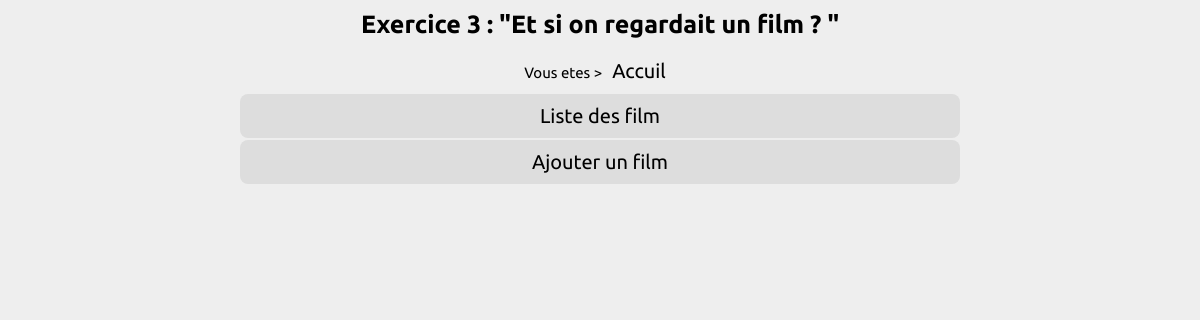
The page / on the database its author committed.
### tables this page shows
CREATE TABLE `pages` (
  `pa_id` int(11) NOT NULL,
  `pa_title` varchar(255) NOT NULL,
  `pa_keywords` varchar(255) NOT NULL,
  `pa_description` varchar(255) NOT NULL,
  `pa_content` varchar(50) NOT NULL,
  `pa_parent_id` int(11) NOT NULL DEFAULT '1'
);

### inc/functions.inc.php (the view, shortened to what this page needs)
<?php
require_once('init.inc.php');
	function displayPath($idPage){
		global $connection;
		$chemin_complet = "";
		if($idPage != 0){
			$sql = "SELECT pa_parent_id, pa_title FROM pages WHERE pa_id = ? ";
			$req = $connection->prepare($sql);
			$req->execute(array($idPage));
			$datas = $req->fetch(PDO::FETCH_OBJ);
			$chemin_page_en_cours = " ><a href='?page=".$idPage."'>".$datas->pa_title."</a>";
			$chemin_complet = displayPath($datas->pa_parent_id).$chemin_page_en_cours;
		}
		return $chemin_complet;
	}
	function displayMenu($idPage){
		global $connection;
		$sql = "SELECT pa_id, pa_title FROM pages WHERE pa_parent_id = ? ";
		$req = $connection->prepare($sql);
		$req->execute(array($idPage));
		$html = "";
		if($req->rowCount()>0){
			$html = "<ul>";
			while($datas = $req->fetch(PDO::FETCH_OBJ)){
				$html .= "<li><a href='?page=".$datas->pa_id."'>".$datas->pa_title."</a></li>";
			}
			$html .= "</ul>";
		}
		return $html;
	}
?>

### css/style.css (style rules this page uses)
* { margin: 0; padding: 0; }
html { font-size: 62.5%; }
body { width: 100%; font-family: 'Ubuntu', sans-serif; font-size: 1.5rem; text-align: center; background-color: #eee; }
ul { margin:0 auto; text-align:center; overflow: hidden; }
li { width:60%; display:inline-block; text-align:center; margin: .1rem auto; padding: 1rem 0; background-color:#ddd ; border-radius: 8px; }
a { text-decoration: none; text-align: center; font-size: 2rem; color:black; margin:1rem; }

### rows shown on the page
pages: pa_title "Accuil"
pages: pa_title "Liste des film"
pages: pa_title "Ajouter un film"
